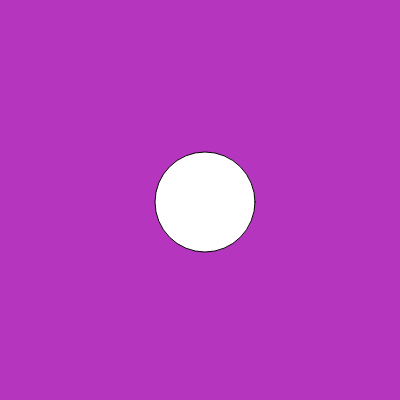
Frame 1 (no input)
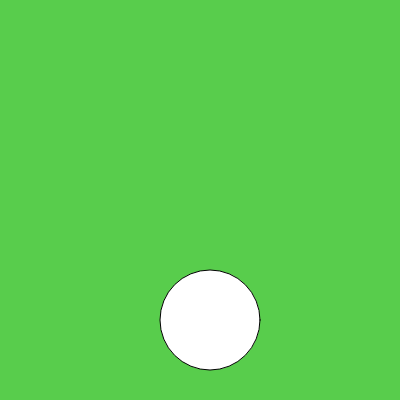
Frame 60 (no input)
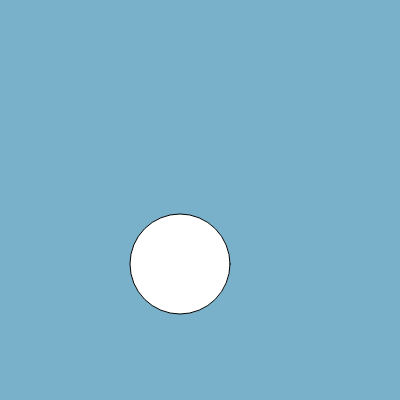
Frame 120 (the mouse pressed at the canvas centre since frame 60)

The p5.js sketch that drew these frames (run headless with seeded random() and noise() and a simulated clock; from frame 60 on, the mouse is pressed at the canvas centre):

// p5.js sketch
// ── sketch.js
///* // Branching bouncer

let circleX;
let circleY;
let moveX = 5;
let moveY = 2;
let circleSize = 100;
let r, g, b;

function setup() {
	createCanvas(400, 400);
	ellipseMode(CENTER);
	circleX = width / 2;
	circleY = height / 2;
	r = random(255);
	g = random(255);
	b = random(255);
}

function draw() {
	background(r, g, b);
	circleX += moveX;
	circleY += moveY;

	if (circleX > width - circleSize / 2 || circleX < circleSize / 2) {
		moveX = -moveX;
		r = random(255);
		g = random(255);
		b = random(255);
	}
	if (circleY > height - circleSize / 2 || circleY < circleSize / 2) {
		moveY = -moveY;
		r = random(255);
		g = random(255);
		b = random(255);
	}
	ellipse(circleX, circleY, circleSize, circleSize);
}

//*/
